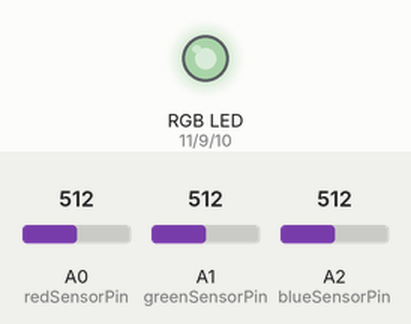
Recording of a sketch running on a simulated Arduino Uno, built with avr-gcc and run on an emulated ATmega328P. Shown: an RGB LED mixed from three pins (HIGH = lit). The test bench sets the inputs (shaded band); at power-on: A0 (redSensorPin) = 512, A1 (greenSensorPin) = 512, A2 (blueSensorPin) = 512. Dim RGB values are drawn brighter than linear; what the sketch prints to the serial monitor is not drawn.

Above: at 1.2 s.
1.3 s: A0 (redSensorPin) set to 490
At 2.7 s:
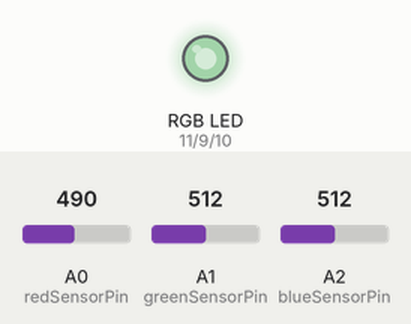
3.6 s: A1 (greenSensorPin) set to 418
At 4.3 s:
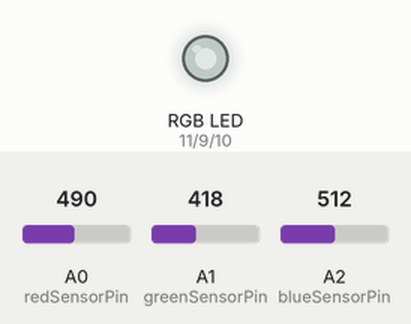
5.7 s: A1 (greenSensorPin) set to 388
At 7.0 s:
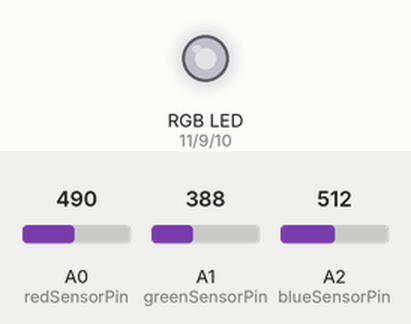
7.5 s: A2 (blueSensorPin) set to 106
At 8.7 s:
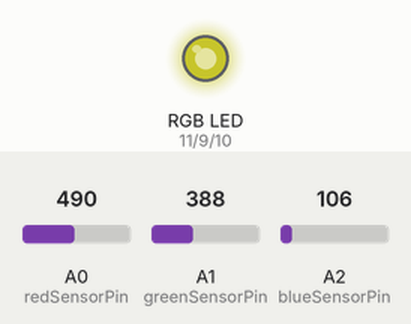
9.1 s: A2 (blueSensorPin) set to 95
At 10.4 s:
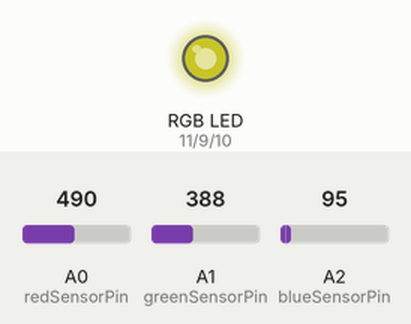
10.8 s: A0 (redSensorPin) set to 716
At 12.0 s:
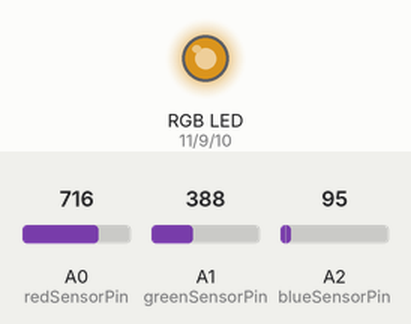
Timing chart, 0 to 13.4 s (numbered marks = the images above; inputs shaded):
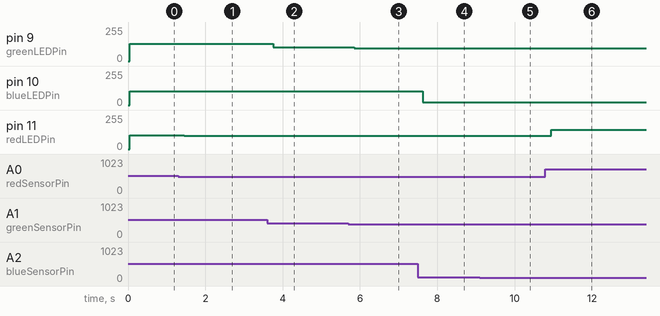

Measured:
- after the input at 1.3 s, pin 11 (redLEDPin): 102/255 → 98/255 after 0.16 s
- after the input at 3.6 s, pin 9 (greenLEDPin): 128/255 → 104/255 after 0.15 s
- after the input at 5.7 s, pin 9 (greenLEDPin): 104/255 → 97/255 after 0.15 s
- after the input at 7.5 s, pin 10 (blueLEDPin): 102/255 → 21/255 after 0.13 s
- after the input at 9.1 s, pin 10 (blueLEDPin): 21/255 → 19/255 after 0.10 s
- after the input at 10.8 s, pin 11 (redLEDPin): 98/255 → 143/255 after 0.15 s

The sketch:

0214_Sketch-Color_Mixing_Lamp.ino
```cpp
//define the pins that Write the color
const int greenLEDPin = 9;
const int redLEDPin = 11;
const int blueLEDPin = 10;

//define the pins that Read the color
const int redSensorPin = A0;
const int greenSensorPin = A1;
const int blueSensorPin = A2;

int redValue = 0;
int greenValue = 0;
int blueValue = 0;

int redSensorValue = 0;
int greenSensorValue = 0;
int blueSensorValue = 0;


void setup() {
  // put your setup code here, to run once:
Serial.begin(9600);
pinMode(greenLEDPin, OUTPUT);
pinMode(redLEDPin, OUTPUT);
pinMode(blueLEDPin, OUTPUT);
}

void loop() {
  // put your main code here, to run repeatedly:

//print SensorValues from SensorPins;
redSensorValue = analogRead(redSensorPin);
delay(5);
greenSensorValue = analogRead(greenSensorPin);
delay(5);
blueSensorValue = analogRead(blueSensorPin);

Serial.print("Raw Sensor Values\t Red:");
Serial.print(redSensorValue);
Serial.print("\t Green:");
Serial.print(greenSensorValue);
Serial.print("\t Bule:");
Serial.print(blueSensorValue);

redValue = redSensorValue/5;
greenValue = greenSensorValue/4;
blueValue = blueSensorValue/5;

Serial.print("Mapped Sensor Values\ t Red");
Serial.print(redValue);
Serial.print("\t Green:");
Serial.print(greenValue);
Serial.print("\t Bule:");
Serial.print(blueSensorValue);

analogWrite(redLEDPin, redValue);
analogWrite(greenLEDPin, greenValue);
analogWrite(blueLEDPin, blueValue);


}
```
